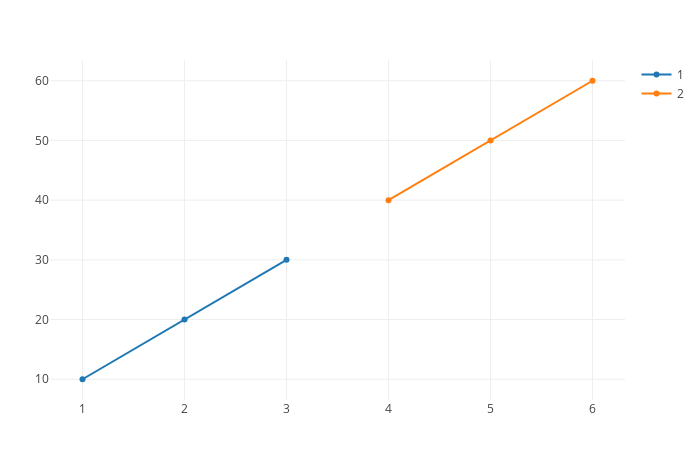

Here is the notebook cell this chart was saved with:
### Code cell
plot_x_y(([1.0, 2.0, 3.0], [4.0, 5.0, 6.0]), (y1, y2))

### Figure 1 — Plotly figure (JSON) as saved in the notebook; plotly's stock layout.template omitted (floating-point values rounded to 4 significant figures)
{"data": [{"name": "1", "type": "scatter", "x": [1, 2, 3], "y": [10, 20, 30]}, {"name": "2", "type": "scatter", "x": [4, 5, 6], "y": [40, 50, 60]}], "layout": {"autosize": false, "height": 450, "margin": {"b": 50, "l": 50, "r": 50, "t": 60}, "width": 700, "xaxis": {"autorange": true, "range": [0.6813, 6.319], "type": "linear"}, "yaxis": {"autorange": true, "range": [6.524, 63.48], "type": "linear"}}}
